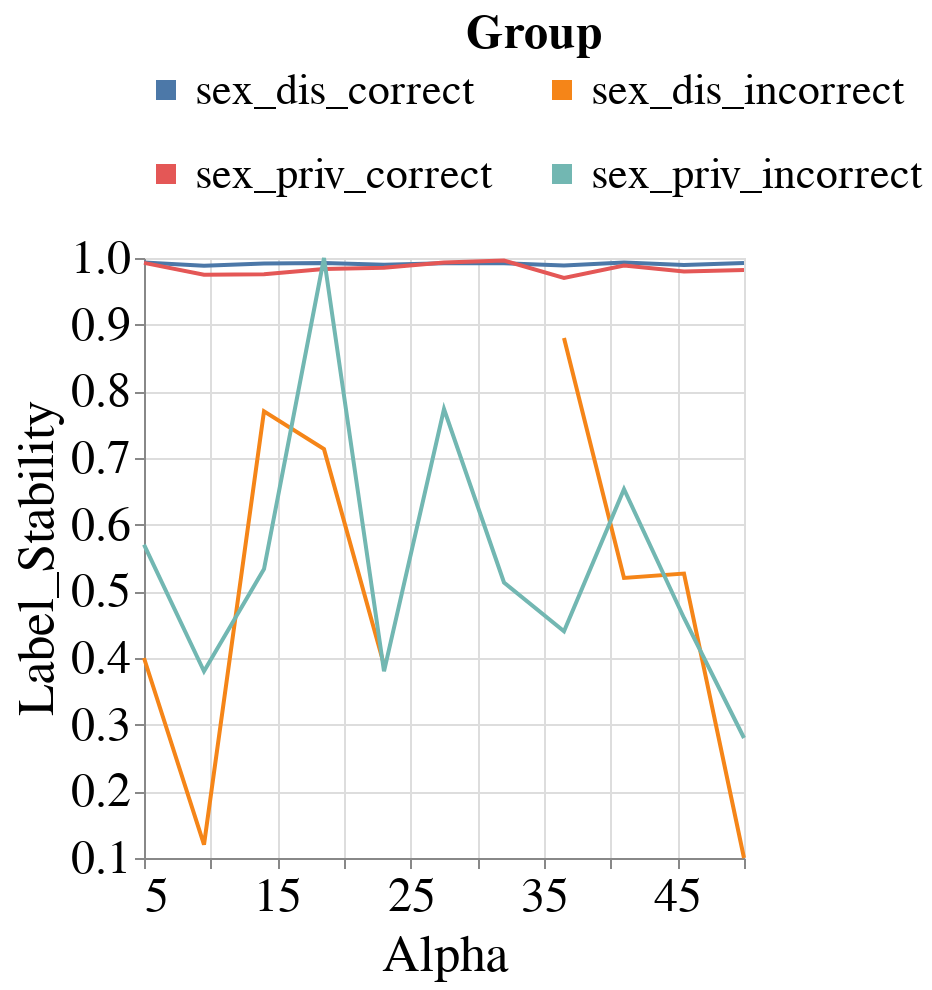

Source (notebook cell):
### Code cell
visualizer.create_line_bands_per_group_metric_plot(model_name=MODEL_NAMES[0],
                                                   group_metric='Label_Stability',
                                                   group='sex',
                                                   metric_type='subgroup')

### Figure 1 — Vega-Lite specification as saved in the notebook (floating-point values rounded to 4 significant figures; data arrays with more than 128 entries replaced by an {"elided": "..."} marker saying what was removed)
{"config": {"view": {"continuousWidth": 400, "continuousHeight": 300}, "axis": {"labelFontSize": 24, "labelFontWeight": "normal", "titleFontSize": 26, "titleFontWeight": "normal"}, "legend": {"columns": 2, "direction": "horizontal", "labelFontSize": 22, "labelLimit": 300, "orient": "top", "symbolStrokeWidth": 10, "titleAnchor": "middle", "titleFontSize": 24, "titleLimit": 300}, "title": {"fontSize": 22}}, "data": {"name": "data-ab1d4c544f08933b15b89b9d9db4eb74"}, "mark": "line", "encoding": {"color": {"field": "Group", "type": "nominal"}, "x": {"field": "Intervention_Param", "title": "Alpha", "type": "quantitative"}, "y": {"aggregate": "mean", "field": "Metric_Value", "scale": {"zero": false}, "title": "Label_Stability", "type": "quantitative"}}, "height": 300, "width": 300, "$schema": "https://vega.github.io/schema/vega-lite/v4.17.0.json", "datasets": {"data-ab1d4c544f08933b15b89b9d9db4eb74": {"elided": "132 records"}}}
